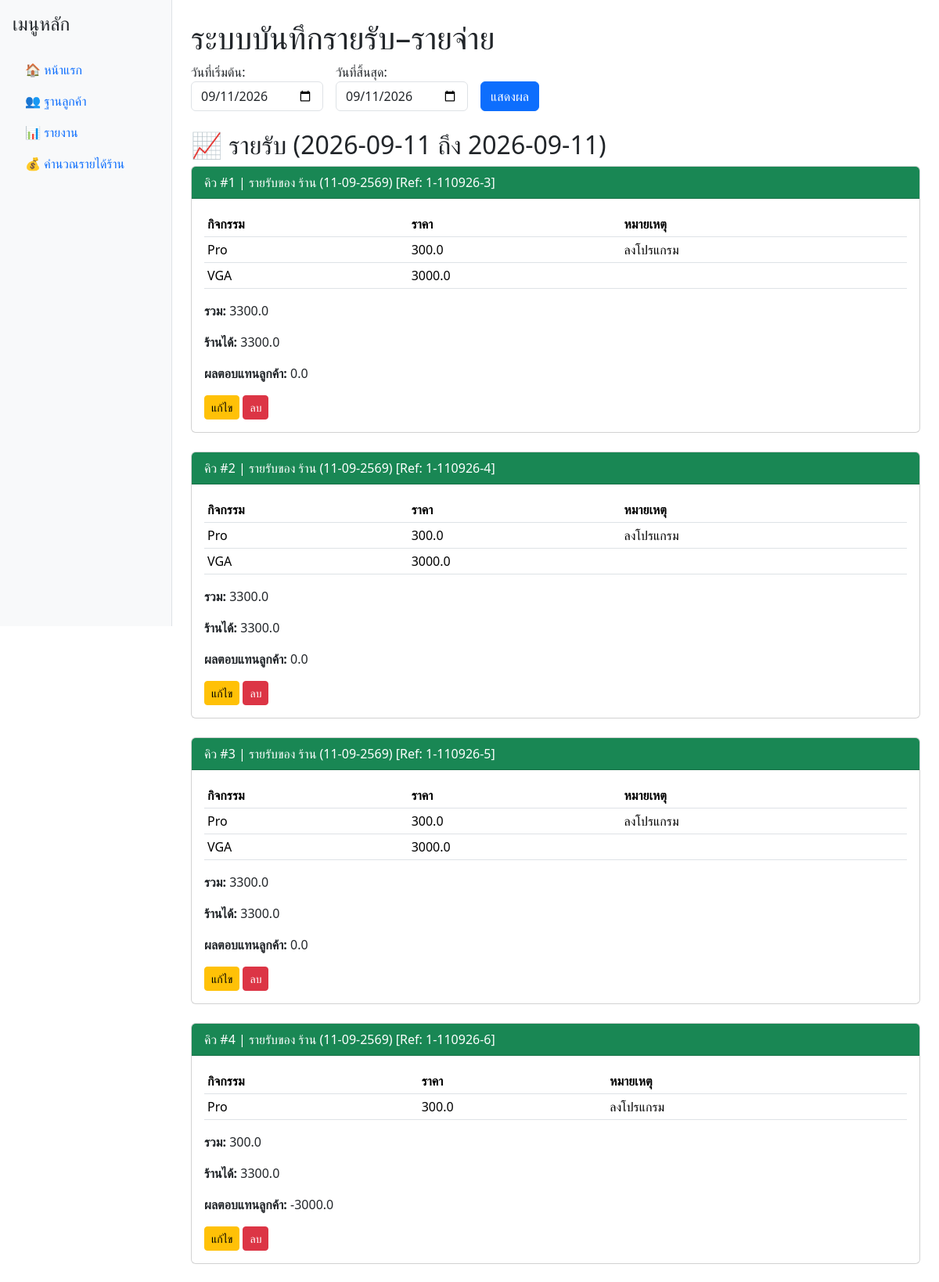
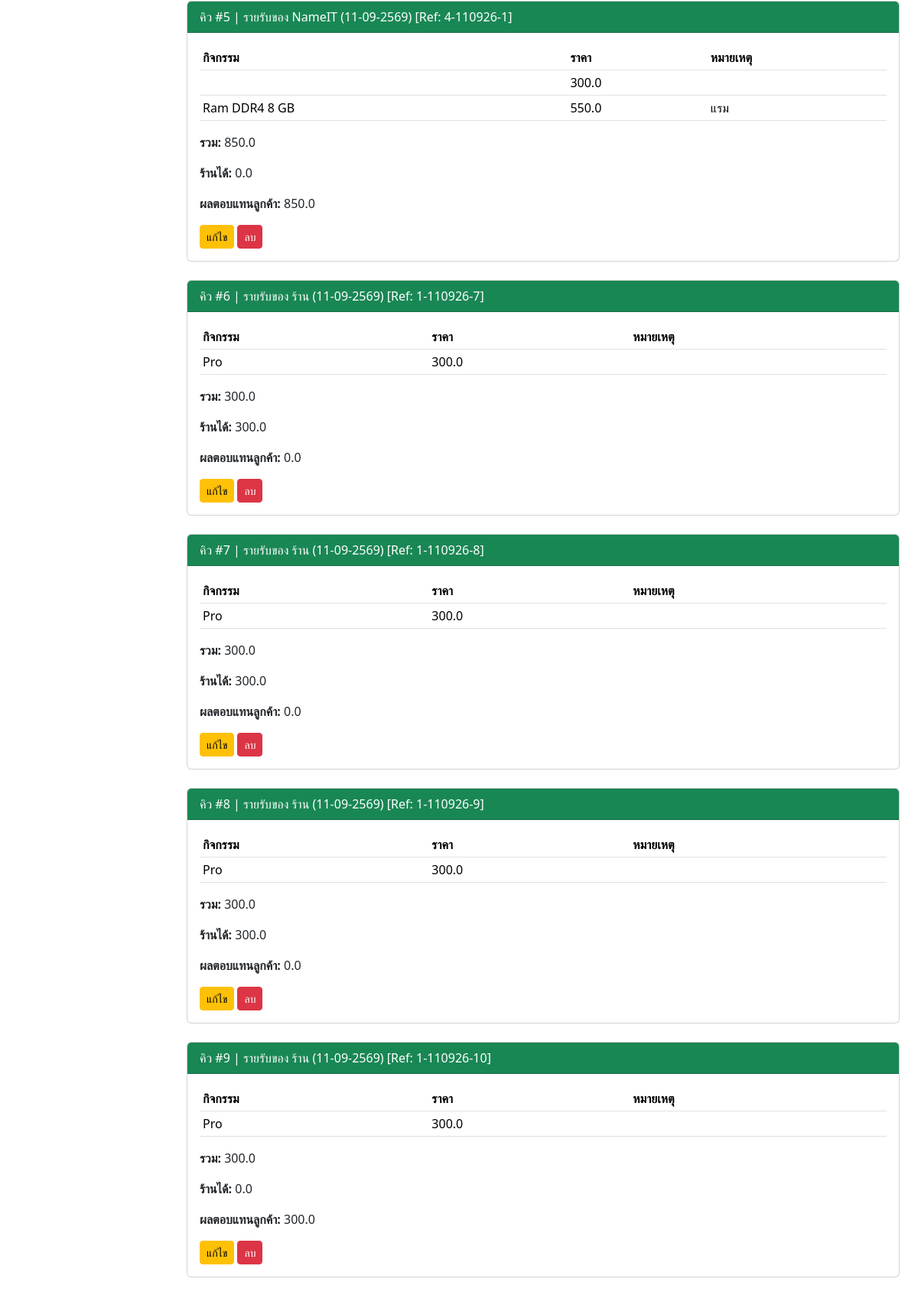
Screenshot of /report (upper part) with the database file from the repository (2 pictures, top to bottom).
### tables this page shows
CREATE TABLE bill_summary (
    id INTEGER PRIMARY KEY AUTOINCREMENT,
    date TEXT NOT NULL,
    customer_id INTEGER,
    total_income REAL,
    shop_get REAL,
    discount REAL, ref_id TEXT,
    FOREIGN KEY (customer_id) REFERENCES customers(id)
);

CREATE TABLE customers (
    id INTEGER PRIMARY KEY AUTOINCREMENT,
    name TEXT NOT NULL,
    phone TEXT,
    note TEXT
);

CREATE TABLE income (
    id INTEGER PRIMARY KEY AUTOINCREMENT,
    date TEXT NOT NULL,
    customer_id INTEGER,
    activity TEXT,
    amount REAL,
    shop_get REAL,
    discount REAL,
    note TEXT, source TEXT, ref_id TEXT, bill_id INTEGER,
    FOREIGN KEY (customer_id) REFERENCES customers (id)
);

### app.py (the view)
@app.route('/report')
def report():
    today = date.today().strftime("%Y-%m-%d")
    start_date = request.args.get('start_date', today)
    end_date   = request.args.get('end_date', start_date)
    selected_customers = request.args.getlist('customers')
    show_income   = 'show_income' in request.args or not request.args
    show_expense  = 'show_expense' in request.args or not request.args
    show_discount = 'show_discount' in request.args or not request.args
    show_summary  = 'show_summary' in request.args or not request.args
    with get_db_connection() as conn:
        if selected_customers:
            incomes = conn.execute(
                "SELECT i.id, i.bill_id, i.date, c.name as customer_name, "
                "i.activity, i.amount, i.note, i.ref_id "
                "FROM income i LEFT JOIN customers c ON i.customer_id=c.id "
                "WHERE i.date BETWEEN ? AND ? AND c.id IN ({}) ORDER BY i.bill_id ASC".format(
                    ",".join("?"*len(selected_customers))
                ),
                [start_date, end_date] + selected_customers
            ).fetchall()
        else:
            incomes = conn.execute(
                "SELECT i.id, i.bill_id, i.date, c.name as customer_name, "
                "i.activity, i.amount, i.note, i.ref_id "
                "FROM income i LEFT JOIN customers c ON i.customer_id=c.id "
                "WHERE i.date BETWEEN ? AND ? ORDER BY i.bill_id ASC",
                (start_date, end_date)
            ).fetchall()
        expenses = conn.execute(
            "SELECT * FROM expenses WHERE date BETWEEN ? AND ? ORDER BY date ASC",
            (start_date, end_date)
        ).fetchall()
        discounts = conn.execute(
            "SELECT c.name as customer_name, SUM(b.discount) as total_discount "
            "FROM bill_summary b LEFT JOIN customers c ON b.customer_id=c.id "
            "WHERE b.date BETWEEN ? AND ? GROUP BY c.name",
            (start_date, end_date)
        ).fetchall()
        bills = conn.execute(
            "SELECT b.id, b.date, c.name AS customer_name, "
            "b.total_income, b.shop_get, b.discount, b.ref_id "
            "FROM bill_summary b LEFT JOIN customers c ON b.customer_id=c.id "
            "WHERE b.date BETWEEN ? AND ? ORDER BY b.id ASC",
            (start_date, end_date)
        ).fetchall()
        customers = conn.execute("SELECT * FROM customers ORDER BY name ASC").fetchall()
    return render_template(
        'index.html',
        incomes=incomes,
        expenses=expenses,
        discounts=discounts,
        bills=bills,
        customers=customers,
        start_date=start_date,
        end_date=end_date,
        selected_customers=selected_customers,
        show_income=show_income,
        show_expense=show_expense,
        show_discount=show_discount,
        show_summary=show_summary,
        current_date=start_date   # ✅ ใช้ start_date เป็นค่า default
    )

### app.py (called while the page is built)
def get_db_connection():
    conn = sqlite3.connect('database.db')
    conn.row_factory = sqlite3.Row
    return conn

def thai_date(value, fmt="%d-%m-%Y"):
    if not value:
        return ""
    dt = datetime.strptime(value, "%Y-%m-%d")
    thai_year = dt.year + 543
    return dt.strftime(fmt).replace(str(dt.year), str(thai_year))

### templates/index.html (shortened to what this page needs)
{% extends "base.html" %}
{% block content %}
{% include "income/add_income.html" %}
{% endblock %}

### templates/income/add_income.html (shortened to what this page needs)
<h1>ระบบบันทึกรายรับ–รายจ่าย</h1>
<form method="get" action="/report" class="row g-3 mb-4">
  <div class="col-auto">
    <label>วันที่เริ่มต้น:</label>
    <input type="date" name="start_date" class="form-control"
           value="{{ start_date }}" lang="en-CA">
  </div>
  <div class="col-auto">
    <label>วันที่สิ้นสุด:</label>
    <input type="date" name="end_date" class="form-control"
           value="{{ end_date }}" lang="en-CA">
  </div>
  <div class="col-auto align-self-end">
    <button type="submit" class="btn btn-primary">แสดงผล</button>
  </div>
</form>
<h2>📈 รายรับ ({{ start_date }} ถึง {{ end_date }})</h2>
{% for bill in bills %}
<div class="card mb-4">
  <div class="card-header bg-success text-white">
    คิว #{{ loop.index }} | รายรับของ {{ bill.customer_name }} ({{ bill.date|thai_date }}) [Ref: {{ bill.ref_id or '-' }}]
  </div>
  <div class="card-body">
    <table class="table table-sm">
      <thead>
        <tr>
          <th>กิจกรรม</th>
          <th>ราคา</th>
          <th>หมายเหตุ</th>
        </tr>
      </thead>
      <tbody>
        {% for item in incomes if item.bill_id == bill.id %}
        <tr>
          <td>{{ item.activity }}</td>
          <td>{{ item.amount }}</td>
          <td>{{ item.note }}</td>
        </tr>
        {% endfor %}
      </tbody>
    </table>
    <p><strong>รวม:</strong> {{ bill.total_income }}</p>
    <p><strong>ร้านได้:</strong> {{ bill.shop_get }}</p>
    <p><strong>ผลตอบแทนลูกค้า:</strong> {{ bill.discount }}</p>
    <a href="/edit_income/{{ bill.id }}" class="btn btn-warning btn-sm">แก้ไข</a>
    <a href="/delete_bill/{{ bill.id }}" class="btn btn-danger btn-sm"
       onclick="return confirm('คุณแน่ใจว่าจะลบชุดนี้?')">ลบ</a>
  </div>
</div>
{% endfor %}

### rows the page displays
bill_summary: customer_name "ร้าน", date|thai_date "11-09-2569", ref "1-110926-3", total_income "3300.0", shop_get "3300.0", discount "0.0"
income: activity "Pro", amount "300.0", note "ลงโปรแกรม"
income: activity "VGA", amount "3000.0"
bill_summary: customer_name "ร้าน", date|thai_date "11-09-2569", ref "1-110926-4", total_income "3300.0", shop_get "3300.0", discount "0.0"
income: activity "Pro", amount "300.0", note "ลงโปรแกรม"
income: activity "VGA", amount "3000.0"
bill_summary: customer_name "ร้าน", date|thai_date "11-09-2569", ref "1-110926-5", total_income "3300.0", shop_get "3300.0", discount "0.0"
income: activity "Pro", amount "300.0", note "ลงโปรแกรม"
income: activity "VGA", amount "3000.0"
bill_summary: customer_name "ร้าน", date|thai_date "11-09-2569", ref "1-110926-6", total_income "300.0", shop_get "3300.0", discount "-3000.0"
income: activity "Pro", amount "300.0", note "ลงโปรแกรม"
bill_summary: customer_name "NameIT", date|thai_date "11-09-2569", ref "4-110926-1", total_income "850.0", shop_get "0.0", discount "850.0"
income: amount "300.0"
income: activity "Ram DDR4 8 GB", amount "550.0", note "แรม"
bill_summary: customer_name "ร้าน", date|thai_date "11-09-2569", ref "1-110926-7", total_income "300.0", shop_get "300.0", discount "0.0"
income: activity "Pro", amount "300.0"
bill_summary: customer_name "ร้าน", date|thai_date "11-09-2569", ref "1-110926-8", total_income "300.0", shop_get "300.0", discount "0.0"
income: activity "Pro", amount "300.0"
bill_summary: customer_name "ร้าน", date|thai_date "11-09-2569", ref "1-110926-9", total_income "300.0", shop_get "300.0", discount "0.0"
income: activity "Pro", amount "300.0"
bill_summary: customer_name "ร้าน", date|thai_date "11-09-2569", ref "1-110926-10", total_income "300.0", shop_get "0.0", discount "300.0"
income: activity "Pro", amount "300.0"

### other values shown
{{ start_date }} "2026-09-11"
{{ end_date }} "2026-09-11"
